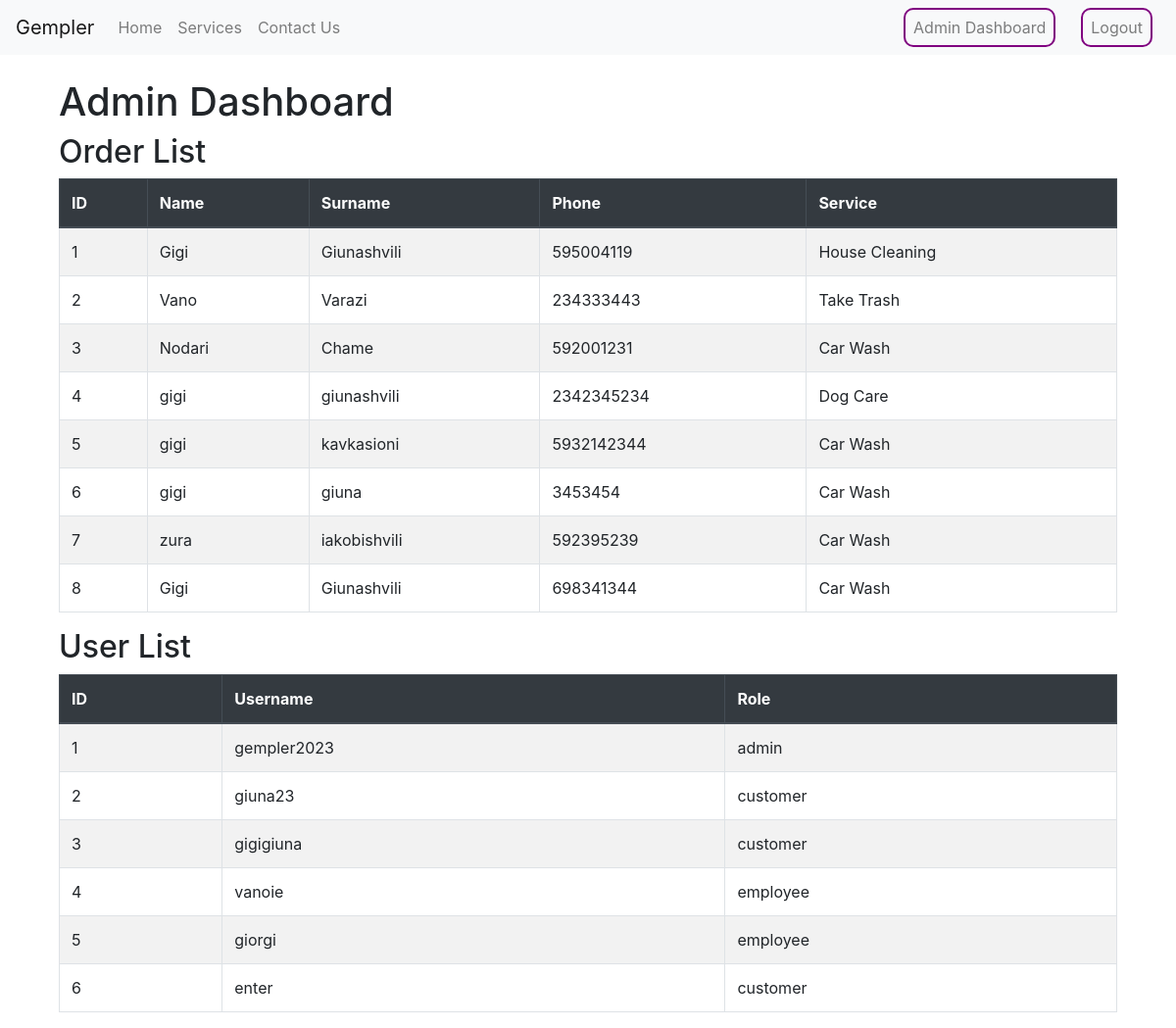
The app's page /admin/dashboard (signed in) with its own data.
### app.py (models this page shows, shortened)
class User(UserMixin, db.Model):
    __bind_key__ = 'users'
    id = db.Column(db.Integer, primary_key=True)
    username = db.Column(db.String(100), unique=True)
    password = db.Column(db.String(100))
    phone = db.Column(db.String(20))
    role = db.Column(db.String(20))

### app.py (the view)
    @login_required
    def admin_dashboard(self):
        if current_user.is_authenticated and current_user.role == 'admin':
            with self.app.app_context():
                orders = Service.query.all()
                users = User.query.all()
            return render_template('list.html', orders=orders, users=users)
        else:
            return redirect(url_for('admin_login'))

### app.py (called while the page is built)
    def login_manager_setup(self):
        @login_manager.user_loader
        def load_user(user_id):
            return User.query.get(int(user_id))
        @login_manager.unauthorized_handler
        def unauthorized():
            if request.endpoint == 'admin_dashboard':
                return redirect(url_for('admin_login'))
            else:
                return redirect(url_for('login'))
        login_manager.login_view = 'login'
        login_manager.login_message_category = 'info'

### templates/list.html (shortened to what this page needs)
{% extends 'base.html' %}
{% block content %}
  <div class="container mt-4">
    <h1>Admin Dashboard</h1>
    <h2>Order List</h2>
    <table class="table table-striped table-bordered">
      <thead class="thead-dark">
        <tr>
          <th>ID</th>
          <th>Name</th>
          <th>Surname</th>
          <th>Phone</th>
          <th>Service</th>
        </tr>
      </thead>
      <tbody>
        {% for order in orders %}
          <tr>
            <td>{{ order.id }}</td>
            <td>{{ order.name }}</td>
            <td>{{ order.surname }}</td>
            <td>{{ order.phone }}</td>
            <td>{{ order.service }}</td>
          </tr>
        {% endfor %}
      </tbody>
    </table>
    <h2>User List</h2>
    <table class="table table-striped table-bordered">
      <thead class="thead-dark">
        <tr>
          <th>ID</th>
          <th>Username</th>
          <th>Role</th>
        </tr>
      </thead>
      <tbody>
        {% for user in users %}
          <tr>
            <td>{{ user.id }}</td>
            <td>{{ user.username }}</td>
            <td>{{ user.role }}</td>
          </tr>
        {% endfor %}
      </tbody>
    </table>
  </div>
{% endblock %}

### templates/base.html (shortened to what this page needs)
<!DOCTYPE html>
<html>
<head>
  <link rel="stylesheet" href="https://stackpath.bootstrapcdn.com/bootstrap/4.5.0/css/bootstrap.min.css">
</head>
<body>
<nav class="navbar navbar-expand-lg navbar-light bg-light">
  <a class="navbar-brand" href="/">Gempler</a>
  <div class="collapse navbar-collapse" id="navbarNav">
    <ul class="navbar-nav">
      <li class="nav-item {% if request.path == '/' %}active{% endif %}">
        <a class="nav-link {% if request.path == '/' %}active{% endif %}" href="/">Home</a>
      </li>
      <li class="nav-item {% if request.path == '/services' %}active{% endif %}">
        <a class="nav-link {% if request.path == '/services' %}active{% endif %}" href="/services">Services</a>
      </li>
      <li class="nav-item {% if request.path == '/contact' %}active{% endif %}">
        <a class="nav-link {% if request.path == '/contact' %}active{% endif %}" href="/contact">Contact Us</a>
      </li>
    </ul>
    <ul class="navbar-nav ml-auto">
      {% if current_user.is_authenticated %}
        {% if current_user.role == 'admin' %}
          <li class="nav-item">
            <a class="nav-link" href="/admin/dashboard">
              <div class="login-frame d-inline">
                Admin Dashboard
              </div>
            </a>
          </li>
        {% endif %}
        <li class="nav-item">
          <a class="nav-link" href="/logout">
            <div class="thicker-frame d-inline">
              Logout
            </div>
          </a>
        </li>
      {% endif %}
    </ul>
  </div>
</nav>
<div class="container">
  {% block content %}{% endblock %}
</div>
</body>
</html>

### templates/base.html (style rules this page uses)
.thicker-frame { border: 2px solid purple; border-radius: 10px; padding: 8px; display: inline-block; }
.login-frame { border: 2px solid purple; border-radius: 10px; padding: 8px; display: inline-block; margin-right: 10px; }

### records on screen
User: id "1", username "gempler2023", role "admin"
User: id "2", username "giuna23", role "customer"
User: id "3", username "gigigiuna", role "customer"
User: id "4", username "vanoie", role "employee"
User: id "5", username "giorgi", role "employee"
User: id "6", username "enter", role "customer"

### other values on screen
{{ order.id }} "1" "2" "3" "4" "5" "6" "7" "8"
{{ order.name }} "Gigi" "Vano" "Nodari" "gigi" "gigi" "gigi" "zura" "Gigi"
{{ order.surname }} "Giunashvili" "Varazi" "Chame" "giunashvili" "kavkasioni" "giuna" "iakobishvili" "Giunashvili"
{{ order.phone }} "595004119" "234333443" "592001231" "2342345234" "5932142344" "3453454" "592395239" "698341344"
{{ order.service }} "House Cleaning" "Take Trash" "Car Wash" "Dog Care" "Car Wash" "Car Wash" "Car Wash" "Car Wash"
